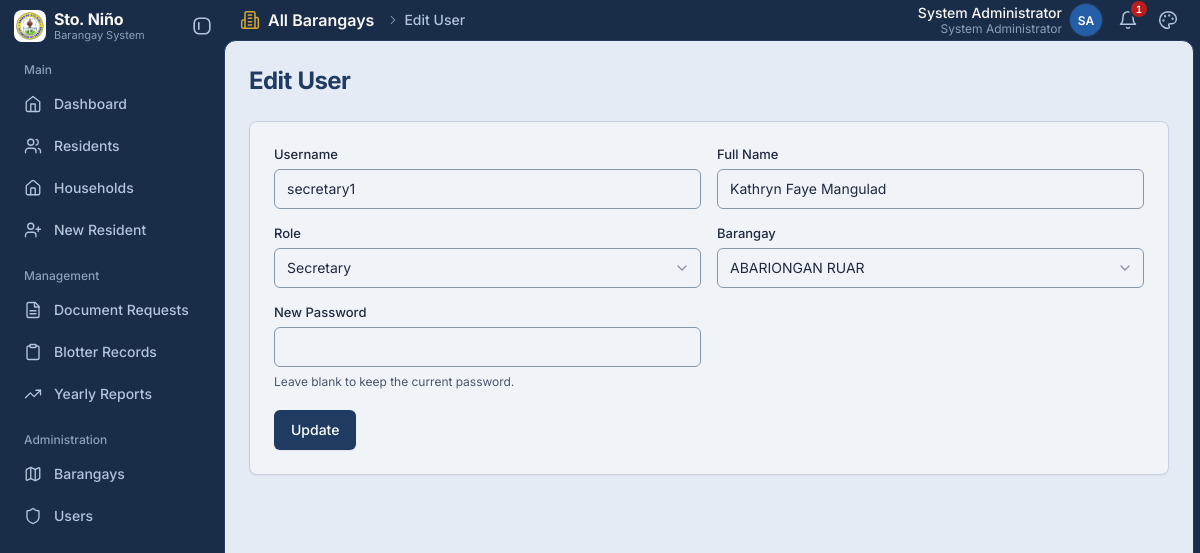
/admin/user_edit.php?id=2 (signed in), run on the app's committed database.
### tables this page shows
CREATE TABLE `users` (
  `id` int(11) NOT NULL AUTO_INCREMENT,
  `username` varchar(100) NOT NULL,
  `email` varchar(255) DEFAULT NULL,
  `password` varchar(255) NOT NULL,
  `full_name` varchar(150) NOT NULL,
  `role` enum('admin','secretary','resident') NOT NULL DEFAULT 'secretary',
  `barangay_id` int(11) DEFAULT NULL,
  `brgy_name` varchar(100) DEFAULT NULL,
  `created_at` timestamp NOT NULL DEFAULT current_timestamp(),
  `status` enum('pending','active','rejected','suspended') NOT NULL DEFAULT 'active',
  `deleted_at` timestamp NULL DEFAULT NULL,
  PRIMARY KEY (`id`),
  UNIQUE KEY `username` (`username`),
  UNIQUE KEY `uq_users_email` (`email`),
  KEY `barangay_id` (`barangay_id`),
  KEY `idx_users_deleted_at` (`deleted_at`),
  CONSTRAINT `users_ibfk_1` FOREIGN KEY (`barangay_id`) REFERENCES `barangays` (`id`)
);

CREATE TABLE `barangays` (
  `id` int(11) NOT NULL AUTO_INCREMENT,
  `barangay_name` varchar(150) NOT NULL,
   
   
  `punong_barangay` varchar(150) DEFAULT NULL,
  `created_at` timestamp NOT NULL DEFAULT current_timestamp(),
  PRIMARY KEY (`id`),
  UNIQUE KEY `barangay_name` (`barangay_name`)
);

### config/config.php (called while the page is built, shortened)
<?php
function e($value) { return htmlspecialchars((string)$value, ENT_QUOTES, 'UTF-8'); }

### admin/user_edit.php (the view, shortened to what this page needs)
<?php
require_once __DIR__ . '/../config/config.php'; require_admin(); $id=(int)($_GET['id']??0);$page_title='Edit User';
$s=$conn->prepare('SELECT * FROM users WHERE id=? AND deleted_at IS NULL');
$s->bind_param('i',$id);$s->execute();
$r=$s->get_result()->fetch_assoc();$s->close();if(!$r)die('User not found.');
$barangays=$conn->query('SELECT id,barangay_name FROM barangays ORDER BY barangay_name');
include BASE_PATH . '/partials/header.php';?>
<div class="card"><form method="post"><?= csrf_field() ?><div class="form-grid">
    <div><label for="username">Username</label><input id="username" name="username" value="<?=e($r['username'])?>" required></div>
    <div><label for="full_name">Full Name</label><input id="full_name" name="full_name" value="<?=e($r['full_name'])?>" required></div>
    <div>
        <label for="role">Role</label>
        <select id="role" name="role">
            <option value="secretary"<?= $r['role']==='secretary' ? ' selected' : '' ?>>Secretary</option>
        </select>
    </div>
    <div>
        <label for="barangay_id">Barangay</label>
        <select id="barangay_id" name="barangay_id">
            <?php while($b=$barangays->fetch_assoc()): ?>
                <option value="<?= (int)$b['id'] ?>"<?= (int)$r['barangay_id']===(int)$b['id'] ? ' selected' : '' ?>>
                    <?= e($b['barangay_name']) ?>
                </option>
            <?php endwhile; ?>
        </select>
    </div>
    <div>
        <label for="password">New Password</label>
        <input id="password" type="password" name="password" minlength="8" autocomplete="new-password">
        <p class="field-hint">Leave blank to keep the current password.</p>
    </div>
</div><br><button class="btn" type="submit">Update</button></form></div><?php include BASE_PATH . '/partials/footer.php';

### data on the page
users: username "secretary1", full_name "Kathryn Faye Mangulad", role "Secretary", barangay_id "ABARIONGAN RUAR"

### other printed values
$group "Main"
$item['label'] "Dashboard"
$item['label'] "Residents"
$item['label'] "Households"
$item['label'] "New Resident"
$group "Management"
$item['label'] "Document Requests"
$item['label'] "Blotter Records"
$item['label'] "Yearly Reports"
$group "Administration"
$item['label'] "Barangays"
$item['label'] "Users"
$scope_name "All Barangays"
$crumb "Edit User"
$full_name "System Administrator"
